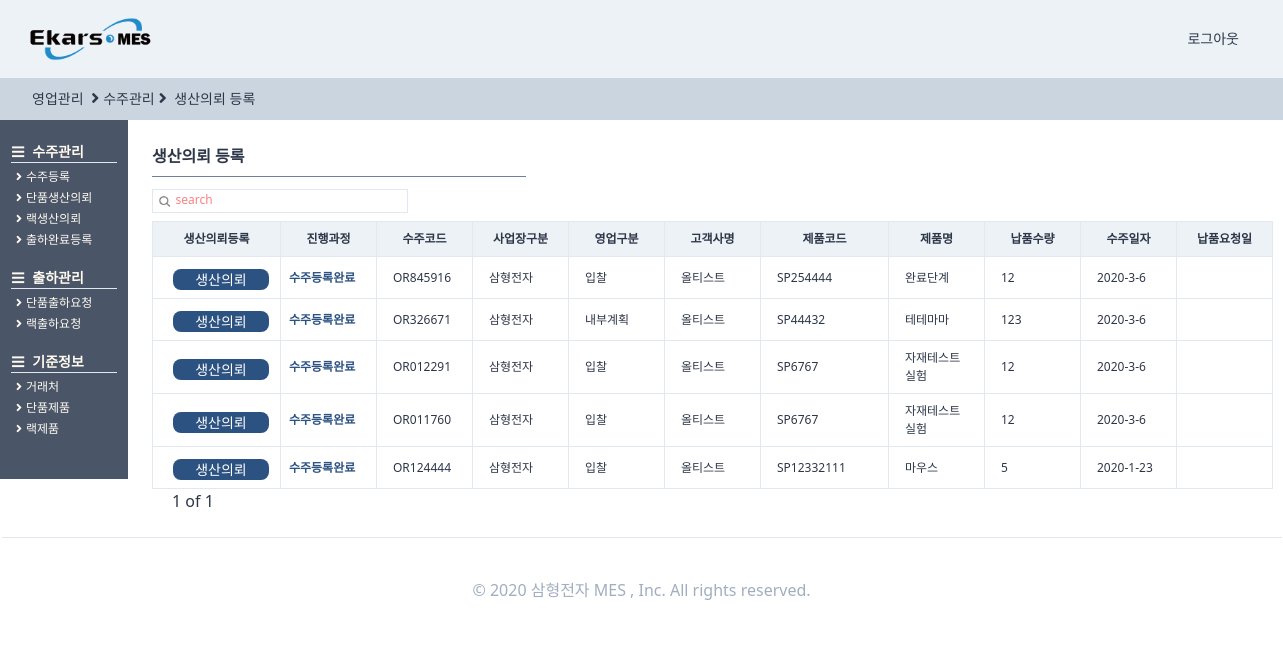
Page /orders/orderproduce/ (signed in) on the earlier database version.
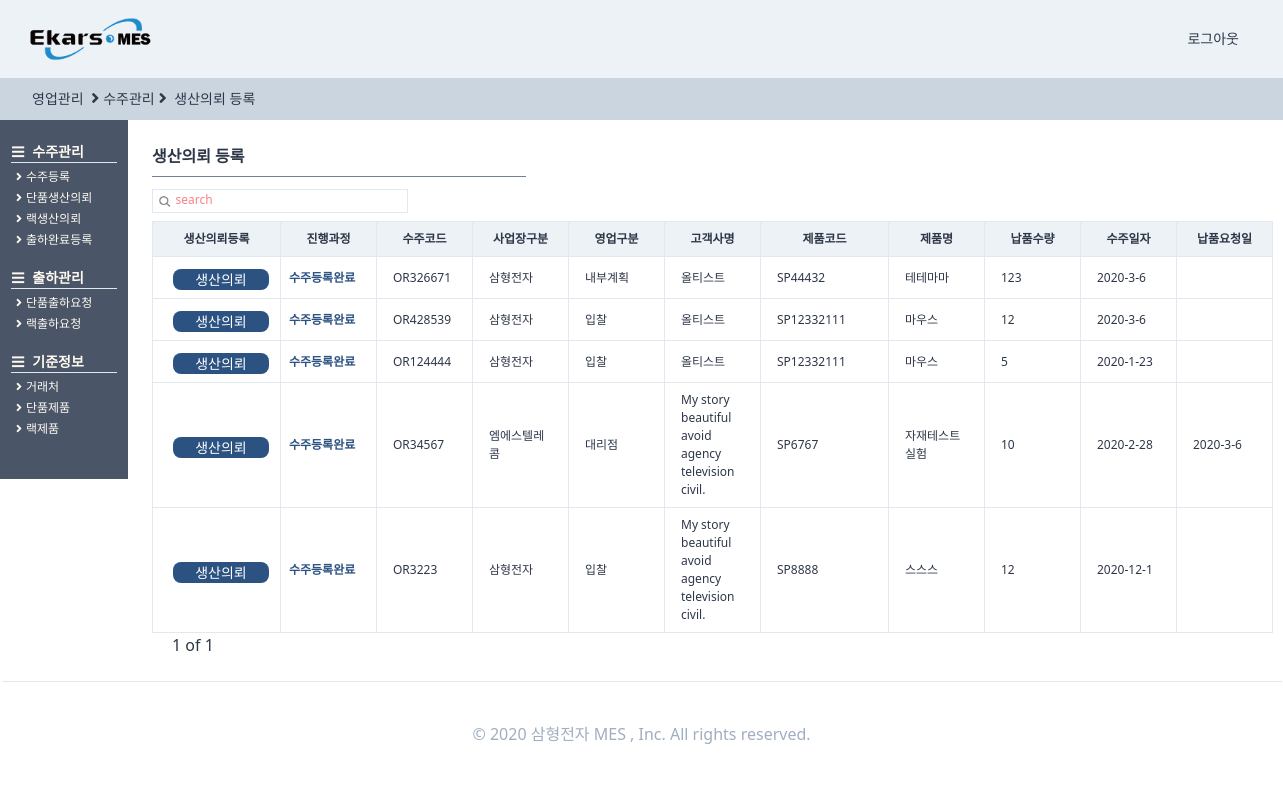
Same page on the later database version.
### orders/models.py (models this page shows, shortened)
class OrderRegister(TimeStampedModel):
    입찰 = "입찰"
    대리점 = "대리점"
    AS = "A/S"
    내부계획 = "내부계획"
    영업구분_CHOICES = ((입찰, "입찰"), (대리점, "대리점"), (AS, "A/S"), (내부계획, "내부계획"))
    삼형전자 = "삼형전자"
    엠에스텔레콤 = "엠에스텔레콤"
    사업장구분_CHOICES = (
        (삼형전자, "삼형전자"),
        (엠에스텔레콤, "엠에스텔레콤"),
    )
    출하완료 = "출하완료"
    출하미완료 = "출하미완료"
    출하구분_CHOICES = (
        (출하완료, "출하완료"),
        (출하미완료, "출하미완료"),
    )
    단품 = "단품"
    랙 = "랙"
    제품구분_CHOICES = (
        (단품, "단품"),
        (랙, "랙"),
    )
    랙생산의뢰 = models.ForeignKey(
        "self", related_name="단품생산의뢰", on_delete=models.SET_NULL, null=True, blank=True
    )
    작성자 = models.ForeignKey(
        users_models.User,
        related_name="수주등록",
        on_delete=models.SET_NULL,
        null=True,
        blank=True,
    )
    수주코드 = models.CharField(max_length=50)
    영업구분 = models.CharField(choices=영업구분_CHOICES, max_length=10, blank=True, default=입찰)
    제품구분 = models.CharField(choices=제품구분_CHOICES, max_length=10, blank=True, default=단품)
    사업장구분 = models.CharField(
        choices=사업장구분_CHOICES, max_length=10, blank=True, default=삼형전자
    )
    수주일자 = models.DateField(auto_now=False, auto_now_add=False)
    고객사명 = models.ForeignKey(
        SI_models.CustomerPartner,
        related_name="수주등록",
        on_delete=models.SET_NULL,
        null=True,
        blank=True,
    )
    현장명 = models.CharField(max_length=50)
    납품요청일 = models.DateField(auto_now=False, auto_now_add=False, blank=True, null=True)
    납품수량 = models.IntegerField()
    특이사항 = models.TextField(blank=True)
    단품모델 = models.ForeignKey(
        SI_models.SingleProduct,
        related_name="수주등록",
        on_delete=models.SET_NULL,
        null=True,
        blank=True,
    )
    랙모델 = models.ForeignKey(
        SI_models.RackProduct,
        related_name="수주등록",
        on_delete=models.SET_NULL,
        null=True,
        blank=True,
    )
    출하구분 = models.CharField(
        choices=출하구분_CHOICES, max_length=10, blank=True, default=출하미완료
    )
    class Meta:
        verbose_name = "수주등록"
        verbose_name_plural = "수주등록"
    def process(self):
        try:
            pro = self.생산요청
            try:
                cess = self.생산요청.생산계획.현재공정
                pro = self.생산요청.생산계획.현재공정달성율
                try:
                    pro = self.생산요청.생산계획.작업지시서.작업지시서등록.최종검사
                    try:
                        pro = self.생산요청.생산계획.작업지시서.작업지시서등록.최종검사.최종검사등록
                        return "최종검사완료"
                    except:
                        return "최종검사의뢰완료"
                except:
                    return f"생산중({cess}:{pro})"
            except:
                return "생산의뢰완료"
        except:
            return "수주등록완료"

### StandardInformation/models.py (models this page shows, shortened)
class CustomerPartner(TimeStampedModel):
    고객 = "고객"
    대리점 = "대리점"
    공급처 = "공급처"
    거래처_CHOICES = (
        (고객, "고객"),
        (대리점, "대리점"),
        (공급처, "공급처"),
    )
    고객작성자 = models.ForeignKey(
        "users.User", related_name="고객거래처작성자", on_delete=models.SET_NULL, null=True
    )
    작성일 = models.DateField(auto_now=True, auto_now_add=False)
    거래처구분 = models.CharField(choices=거래처_CHOICES, max_length=4, default=공급처)
    거래처코드 = models.CharField(max_length=50, null=True)
    거래처명 = models.CharField(max_length=70, null=True)
    사업자등록번호 = models.CharField(max_length=50, null=True)
    고객담당자 = models.ForeignKey(
        "users.User", related_name="고객거래처담당자", on_delete=models.SET_NULL, null=True
    )
    연락처 = models.CharField(max_length=50, blank=True)
    이메일 = models.EmailField(max_length=254)
    사업장주소 = models.CharField(max_length=70, blank=True, null=True)
    사업자등록증첨부 = models.FileField(blank=True, null=True)
    특이사항 = models.TextField(blank=True, null=True)
    사용여부 = models.BooleanField(default=False)
    class Meta:
        verbose_name = "고객"
        verbose_name_plural = "고객"
    def __str__(self):
        return self.거래처명

class SingleProduct(TimeStampedModel):
    작성자 = models.ForeignKey(
        "users.User", related_name="단품제품작성자", on_delete=models.SET_NULL, null=True
    )
    작성일 = models.DateField(auto_now=True, auto_now_add=False)
    모델코드 = models.CharField(max_length=80, blank=True)
    모델명 = models.CharField(max_length=30, blank=True)
    규격 = models.CharField(max_length=80, blank=True)
    단위 = models.CharField(max_length=10, blank=True)
    단가 = models.IntegerField(null=True)
    class Meta:
        verbose_name = "단품제품"
        verbose_name_plural = "단품제품"

### orders/views.py (the view, shortened to what this page needs)
# urls.py: path("orderproduce/", views.orderproduce, name="orderproduce"),
def orderproduce(request):
    user = request.user
    search = request.GET.get("search")
    if search is None:
        s_order = []
        order = (
            models.OrderRegister.objects.filter(작성자=user)
            .filter(출하구분="출하미완료")
            .filter(제품구분="단품")
            .order_by("-created")
        )
        for s in order:
            if s.process() == "수주등록완료":
                s_order.append(s)
            else:
                pass
        s_bool = False
    pagediv = 7
    totalpage = int(math.ceil(len(s_order) / pagediv))
    paginator = Paginator(s_order, pagediv, orphans=0)
    page = request.GET.get("page", "1")
    s_order = paginator.get_page(page)
    nextpage = int(page) + 1
    previouspage = int(page) - 1
    notsamebool = True
    nonpage = False
    if totalpage == 0:
        nonpage = True
    if int(page) == totalpage:
        notsamebool = False
    if (search is None) or (search == ""):
        search = "search"
    return render(
        request,
        "orders/orderproduce.html",
        {
            "s_order": s_order,
            "search": search,
            "page": page,
            "totalpage": totalpage,
            "notsamebool": notsamebool,
            "nextpage": nextpage,
            "previouspage": previouspage,
            "s_bool": s_bool,
            "nonpage": nonpage,
        },
    )

### templates/orders/orderproduce.html (shortened to what the changed rows need)
{%extends "orders/ordershome.html"%}
{%load static%}
{%block main_contens%}
<div class="w-11/12 h-full ml-32 -mt-6 font-normal pt-12 flex flex-row">
    <div class="flex flex-col p-6 w-full ">
        <div class="flex ">
            <div class="flew flex-col">
                <table class="table-fixed font-light text-xs w-full">
                    <thead>
                        <tr>
                            <th class="border bg-gray-200 px-2 py-2 w-32">생산의뢰등록</th>
                            <th class="border bg-gray-200 px-2 py-2 w-24">진행과정</th>
                            <th class="border bg-gray-200 px-4 py-2 w-24">수주코드</th>
                            <th class="border bg-gray-200 px-4 py-2 w-24">사업장구분</th>
                            <th class="border bg-gray-200 px-4 py-2 w-24">영업구분</th>
                            <th class="border bg-gray-200 px-4 py-2 w-24">고객사명</th>
                            <th class="border bg-gray-200 px-4 py-2 w-32">제품코드</th>
                            <th class="border bg-gray-200 px-4 py-2 w-24">제품명</th>
                            <th class="border bg-gray-200 px-4 py-2 w-24">납품수량</th>
                            <th class="border bg-gray-200 px-4 py-2 w-24">수주일자</th>
                            <th class="border bg-gray-200 px-4 py-2 w-24">납품요청일</th>
                        </tr>
                    </thead>
                    <tbody>
                        {%for list in s_order%}
                        <tr>
                            <td class="border px-2 py-2 font-bold
                            text-blue-800 justify-center">
                                <a href="{%url "orders:orderproduceregister" list.pk %}">
                                    <div class="btn-link hover:bg-teal-800 hover:font-bold mt-1 mb-0 ml-3">생산의뢰
                                    </div>
                                </a>
                            </td>
                            <td class="border px-2 py-2 font-bold
                            text-blue-800 ">
                                {{list.process}}</td>
                            <td class="border px-4 py-2  hover:text-blue-700 hover:font-bold "><a
                                    href="{%url "orders:orderdetail" list.pk %}">
                                    {{list.수주코드}}</a></td>
                            <td class="border px-4 py-2">{{list.사업장구분}}</td>
                            <td class="border px-4 py-2">{{list.영업구분}}</td>
                            <td class="border px-4 py-2">{{list.고객사명}}</td>
                            {%if list.제품구분 == "단품"%}
                            <td class="border px-4 py-2">{{list.단품모델.모델코드}}</td>
                            <td class="border px-4 py-2">{{list.단품모델.모델명}}</td>
                            {%else%}
                            <td class="border px-4 py-2">{{list.랙모델.랙시리얼코드}}</td>
                            <td class="border px-4 py-2">{{list.랙모델.랙모델명}}</td>
                            {%endif%}
                            <td class="border px-4 py-2">{{list.납품수량}}</td>
                            <td class="border px-4 py-2">
                                {{list.수주일자.year}}-{{list.수주일자.month}}-{{list.수주일자.day}}</td>
                            <td class="border px-4 py-2">
                                {%if list.납품요청일 is None%}
                                {%else%}
                                {{list.납품요청일.year}}-{{list.납품요청일.month}}-{{list.납품요청일.day}}{%endif%}</td>
                        </tr>
                        {%endfor%}
                    </tbody>
                </table>
            </div>
        </div>
    </div>
</div>
</div>
{%endblock main_contens %}

Differences in the rows shown:
removed OrderRegister: process "수주등록완료", 수주코드 "OR845916", 사업장구분 "삼형전자", 영업구분 "입찰", 고객사명 "올티스트", 단품모델.모델코드 "SP254444", 단품모델.모델명 "완료단계", 납품수량 "12", 수주일자.year "2020", 수주일자.month "3", 수주일자.day "6"
removed OrderRegister: process "수주등록완료", 수주코드 "OR012291", 사업장구분 "삼형전자", 영업구분 "입찰", 고객사명 "올티스트", 단품모델.모델코드 "SP6767", 단품모델.모델명 "자재테스트실험", 납품수량 "12", 수주일자.year "2020", 수주일자.month "3", 수주일자.day "6"
removed OrderRegister: process "수주등록완료", 수주코드 "OR011760", 사업장구분 "삼형전자", 영업구분 "입찰", 고객사명 "올티스트", 단품모델.모델코드 "SP6767", 단품모델.모델명 "자재테스트실험", 납품수량 "12", 수주일자.year "2020", 수주일자.month "3", 수주일자.day "6"
now on this page (row unchanged): OrderRegister: process "수주등록완료", 수주코드 "OR428539", 사업장구분 "삼형전자", 영업구분 "입찰", 고객사명 "올티스트", 단품모델.모델코드 "SP12332111", 단품모델.모델명 "마우스", 납품수량 "12", 수주일자.year "2020", 수주일자.month "3", 수주일자.day "6"
now on this page (row unchanged): OrderRegister: process "수주등록완료", 수주코드 "OR34567", 사업장구분 "엠에스텔레콤", 영업구분 "대리점", 고객사명 "My story beautiful avoid agency television civil.", 단품모델.모델코드 "SP6767", 단품모델.모델명 "자재테스트실험", 납품수량 "10", 수주일자.year "2020", 수주일자.month "2", 수주일자.day "28", 납품요청일.year "2020", 납품요청일.month "3", 납품요청일.day "6"
now on this page (row unchanged): OrderRegister: process "수주등록완료", 수주코드 "OR3223", 사업장구분 "삼형전자", 영업구분 "입찰", 고객사명 "My story beautiful avoid agency television civil.", 단품모델.모델코드 "SP8888", 단품모델.모델명 "스스스", 납품수량 "12", 수주일자.year "2020", 수주일자.month "12", 수주일자.day "1"
